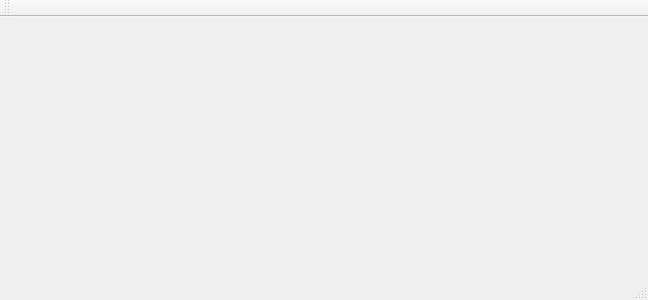
<?xml version="1.0" encoding="UTF-8"?>
<ui version="4.0">
 <class>MainWindow</class>
 <widget class="QMainWindow" name="MainWindow">
  <property name="geometry">
   <rect>
    <x>0</x>
    <y>0</y>
    <width>648</width>
    <height>300</height>
   </rect>
  </property>
  <property name="windowTitle">
   <string>MainWindow</string>
  </property>
  <widget class="QWidget" name="centralWidget"/>
  <widget class="QMenuBar" name="menuBar">
   <property name="geometry">
    <rect>
     <x>0</x>
     <y>0</y>
     <width>648</width>
     <height>22</height>
    </rect>
   </property>
  </widget>
  <widget class="QToolBar" name="mainToolBar">
   <attribute name="toolBarArea">
    <enum>TopToolBarArea</enum>
   </attribute>
   <attribute name="toolBarBreak">
    <bool>false</bool>
   </attribute>
  </widget>
  <widget class="QStatusBar" name="statusBar"/>
 </widget>
 <layoutdefault spacing="6" margin="11"/>
 <resources/>
 <connections/>
</ui>
